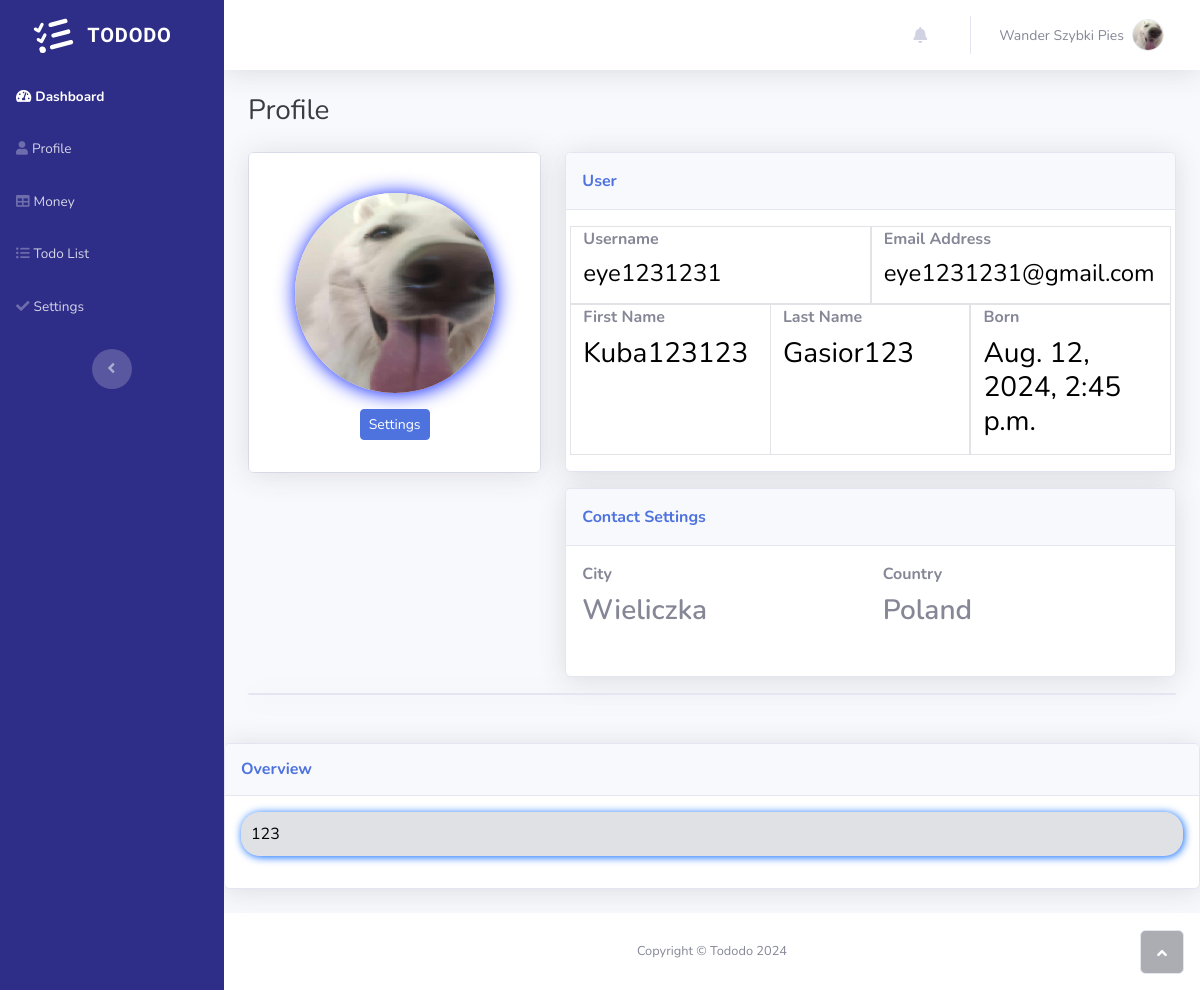
The app's page /profile/1/ (signed in) with its own data.
### todolist/models.py (models this page shows, shortened)
class User(AbstractUser):
    country = models.ForeignKey(Country, on_delete=models.CASCADE, default=1)
    city = models.CharField(max_length=30, default='Unknown')
    name = models.CharField(max_length=30, default='Unknown')
    last_name = models.CharField(max_length=30, default='Unknown')
    email = models.EmailField(unique=True)
    is_user_password_set = models.BooleanField(default=False)
    is_active = models.BooleanField(default=False)
    activation_token = models.CharField(max_length=36, unique=True, blank=True)
    bio = models.TextField(null=True, blank=True)
    avatar = models.ImageField(null=True, default="Avatarwander.png")
    born = models.DateTimeField(null=True)

class Country(models.Model):
    country = models.CharField(max_length=30)
    def __str__(self) ->str:
        return self.country

### todolist/decorators.py (the view)
    def _wrapped_view(request, *args, **kwargs):
        if not request.user.is_authenticated:
            return redirect('todolist:login')  # if user is not authenticated redirect him to login view
        if not request.user.is_active:
            return redirect('todolist:required_active_user')
        user_id = kwargs.get('user_id')
        if request.user.id != int(user_id):
            return HttpResponse('This is not your property')
        return view_func(request, *args, **kwargs)

### tododo/context_processors.py (called while the page is built)
def user_id(request):
    if request.user.is_authenticated:
        return {'user_id' : request.user.id,
                'task_count': request.user.todolists.count(),
                'task_important_count': request.user.todolists.filter(important=True).count()}
    return {'user_id' : None}

### todolist/views.py (called while the page is built)
@required_active
def profile(request, user_id):
    user = get_object_or_404(User, id=user_id)
    context = {
        'user': user
    }
    return render(request,'profile.html', context)

### templates/profile.html (shortened to what this page needs)
{% extends "main.html" %}
{% load static %}
{% block content %}
<body id="page-top">
    <div class="container-fluid">
        <h3 class="text-dark mb-4">Profile</h3>
        <div class="row mb-3">
            <div class="col-lg-4">
                <div class="card mb-3">
                    <div class="card-body text-center shadow">
                        <img class="rounded-circle mb-3 mt-4 img-fluid" src="{{ user.avatar.url }}" alt="User Avatar" style="box-shadow: 1px 1px 20px rgb(0,25,255); width: 200px; height: 200px; border-radius: 50%; object-fit: cover;">
                        <div class="mb-3">
                            <a class="btn btn-primary btn-sm" href="{% url 'todolist:profile_settings' user_id=user_id %}">Settings</a>
                        </div>
                    </div>
                </div>
            </div>
            <div class="col-lg-8">
                <div class="row">
                    <div class="col">
                        <div class="card shadow mb-3">
                            <div class="card-header py-3">
                                <p class="text-primary m-0 fw-bold">User&nbsp;</p>
                            </div>
                            <div class="card-body">
                                <form>
                                    <div class="row">
                                        <div class="col" style="border: 1px solid rgba(133,135,150,0.23);">
                                            <div class="mb-3">
                                                <label class="form-label" for="username"><strong>Username</strong></label>
                                                <h4 class="fw-normal" style="color: var(--bs-emphasis-color);">{{ user.username }}</h4>
                                            </div>
                                        </div>
                                        <div class="col" style="border: 1px solid rgba(133,135,150,0.23);">
                                            <div class="mb-3">
                                                <label class="form-label" for="email"><strong>Email Address</strong></label>
                                                <h4 class="fw-normal" style="color: var(--bs-emphasis-color);">{{ user.email }}</h4>
                                            </div>
                                        </div>
                                    </div>
                                    <div class="row">
                                        <div class="col" style="border: 1px solid rgba(133,135,150,0.23);border-left-width: 1px;">
                                            <div class="mb-3">
                                                <label class="form-label" for="first_name"><strong>First Name</strong></label>
                                                <h3 class="fw-normal" style="color: var(--bs-emphasis-color);">{{ user.name }}</h3>
                                            </div>
                                        </div>
                                        <div class="col" style="border: 1px solid rgba(133,135,150,0.23);border-left-width: 0px;">
                                            <div class="mb-3">
                                                <label class="form-label" for="last_name"><strong>Last Name</strong></label>
                                                <h3 class="fw-normal" style="color: var(--bs-emphasis-color);">{{ user.last_name }}</h3>
                                            </div>
                                        </div>
                                        <div class="col" style="border: 1px solid rgba(133,135,150,0.23);">
                                            <div class="mb-3">
                                                <label class="form-label" for="username"><strong>Born</strong></label>
                                                <h3 class="fw-normal" style="color: var(--bs-emphasis-color);">{{ user.born }}</h3>
                                            </div>
                                        </div>
                                    </div>
                                </form>
                            </div>
                        </div>
                        <div class="card shadow">
                            <div class="card-header py-3">
                                <p class="text-primary m-0 fw-bold">Contact Settings</p>
                            </div>
                            <div class="card-body">
                                <form>
                                    <div class="row">
                                        <div class="col">
                                            <div class="mb-3">
                                                <label class="form-label" for="city"><strong>City</strong></label>
                                                <h3 class="fw-semibold">{{ user.city }}</h3>
                                            </div>
                                        </div>
                                        <div class="col">
                                            <div class="mb-3">
                                                <label class="form-label" for="country"><strong>Country</strong></label>
                                                <h3 class="fw-semibold">{{user.country}}</h3>
                                            </div>
                                        </div>
                                    </div>
                                </form>
                            </div>
                        </div>
                    </div>
                </div>
            </div>
        </div>
        <div class="card shadow mb-5"></div>
    </div>
    <div id="card-mobile" class="card-mobile">
        <div class="card shadow mb-4">
            <div class="card-header py-3">
                <h6 class="text-primary fw-bold m-0">Overview</h6>
            </div>
            <div class="card-body">
                <div style="background: rgba(133,135,150,0.25);border-radius: 19px;box-shadow: 1px 1px 8px rgb(0,102,255);">
                    <p style="color: var(--bs-emphasis-color);padding: 10px;">{{ user.bio }}</p>
                </div>
            </div>
        </div>
    </div>
    <footer class="bg-white sticky-footer">
        <div class="container my-auto">
            <div class="text-center my-auto copyright"><span>Copyright © Tododo 2024</span></div>
        </div>
    </footer>
    <a class="border rounded d-inline scroll-to-top" href="#page-top"><i class="fas fa-angle-up"></i></a>
</body>
{% endblock %}

### templates/main.html (shortened to what this page needs)
<!DOCTYPE html>
<html data-bs-theme="light" lang="en">
{% load static %}
<head>
    <link rel="stylesheet" href="{% static "bootstrap/css/bootstrap.min.css" %}">
    <link rel="stylesheet" href="{% static 'fonts/fontawesome-all.min.css' %}">
    <link rel="stylesheet" href="{% static "css/untitled.css" %}">
</head>
{% include "navbar.html" %}
{% block content %}
{% endblock content %}
<link rel="stylesheet" href="{% static 'css/untitled.css' %}">

### templates/navbar.html (shortened to what this page needs)
{% load static %}
{% load tz %}
<body id="page-top">
    <div id="wrapper">
        <nav class="navbar align-items-start sidebar sidebar-dark accordion bg-gradient-primary p-0 navbar-dark" style="background: rgb(46,45,136);">
            <div class="container-fluid d-flex flex-column p-0"><a class="navbar-brand d-flex justify-content-center align-items-center sidebar-brand m-0" href="{% url 'todolist:home' %}">
                    <div class="sidebar-brand-icon rotate-n-15"></div>
                    <div class="sidebar-brand-text mx-3"><span style="font-family: 'Akaya Kanadaka', serif;font-size: 20px;">TODODO</span></div>
                </a>
                <ul class="navbar-nav text-light" id="accordionSidebar">
                    <li class="nav-item"><a class="nav-link active" href={% url 'todolist:dashboard' user_id=user_id %}><i class="fas fa-tachometer-alt"></i><span>Dashboard</span></a></li>
                    <li class="nav-item"><a class="nav-link" href={% url 'todolist:profile' user_id=user_id %}><i class="fas fa-user"></i><span>Profile</span></a></li>
                    <li class="nav-item"><a class="nav-link" href={% url 'todolist:money_view' user_id=user_id %}><i class="fas fa-table"></i><span>Money</span></a></li>
                    <li class="nav-item"><a class="nav-link" href={% url 'todolist:todo_view' user_id=user_id %}><i class="fas fa-list-ul"></i><span>Todo List</span></a></li>
                    <li class="nav-item"><a class="nav-link" href={% url 'todolist:profile_settings' user_id=user_id %}><i class="fas fa-check"></i><span>Settings</span></a></li>
                </ul>
                <div class="text-center d-none d-md-inline"><button class="btn rounded-circle border-0" id="sidebarToggle" type="button"></button></div>
            </div>
        </nav>
        <div class="d-flex flex-column" id="content-wrapper">
            <div id="content">
                <nav class="navbar navbar-expand bg-white shadow mb-4 topbar">
                    <div class="container-fluid"><button class="btn btn-link d-md-none rounded-circle me-3" id="sidebarToggleTop" type="button"></button>
                        <ul class="navbar-nav flex-nowrap ms-auto">
                            <li class="nav-item dropdown no-arrow mx-1">
                                <div class="nav-item dropdown no-arrow"><a class="dropdown-toggle nav-link" aria-expanded="false" data-bs-toggle="dropdown" href="#"><i class="fas fa-bell fa-fw"></i></a>
                                </div>
                            </li>
                            <li class="nav-item dropdown no-arrow">
                                <div class="nav-item dropdown no-arrow"><a class="dropdown-toggle nav-link" aria-expanded="false" data-bs-toggle="dropdown" href="#"><span class="d-none d-lg-inline me-2 text-gray-600 small">Wander Szybki Pies</span><img class="border rounded-circle img-profile" src="{{ user.avatar.url }}"></a>
                                </div>
                            </li>
                        </ul>
                    </div>
                </nav>

### records on screen
User: avatar (picture), username "eye1231231", email "eye1231231@gmail.com", name "Kuba123123", last_name "Gasior123", born "Aug. 12, 2024, 2:45 p.m.", city "Wieliczka", country "Poland", bio "123"
